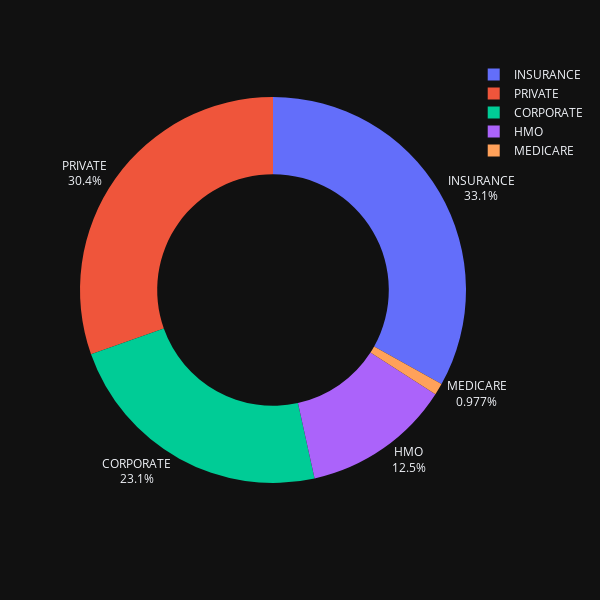

The notebook cell saved with this chart:
### Code cell
fig = px.pie(answer1, values='number_of_patient', 
             names= 'financial_class' , hole=0.6 , width=600,height=600 , 
             template=template_style ,
             hover_data=['waiting_ber_munets'], 
             labels={'waiting_ber_munets':'the waiting time per m'})
fig.update_traces(textposition='outside', textinfo='percent+label')
fig.show()
# py.offline.plot(fig, filename='{}.html'.format(r"C:\" File Path "\\"),
#                 auto_open=False, image_width=1600,
#                         image_height=900)                     #import the plot to html file

### Figure 1 — Plotly figure (JSON) as saved in the notebook; plotly's stock layout.template omitted (floating-point values rounded to 4 significant figures)
{"data": [{"customdata": [[46], [46], [44], [58], [40]], "domain": {"x": [0, 1], "y": [0, 1]}, "hole": 0.6, "hovertemplate": "financial_class=%{label}<br>number_of_patient=%{value}<br>the waiting time per m=%{customdata[0]}<extra></extra>", "labels": ["CORPORATE", "HMO", "INSURANCE", "MEDICARE", "PRIVATE"], "legendgroup": "", "name": "", "showlegend": true, "textinfo": "percent+label", "textposition": "outside", "type": "pie", "values": [6915, 3738, 9931, 293, 9121]}], "layout": {"height": 600, "legend": {"tracegroupgap": 0}, "margin": {"t": 60}, "width": 600}}
